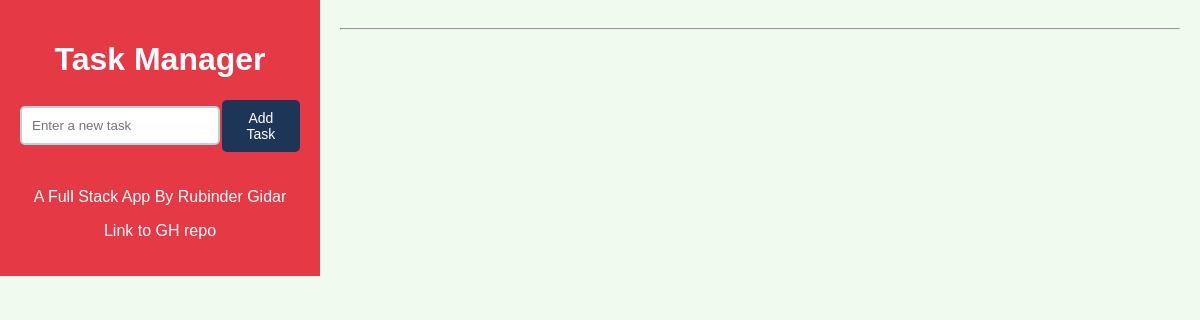
The app's page /, older data.
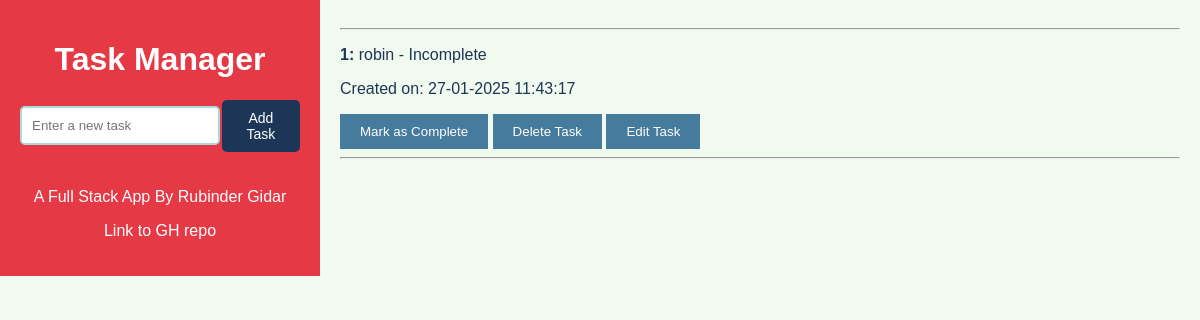
The same page, newer data.
### website/models.py (models this page shows)
class Todo(db.Model):
    id = db.Column(db.Integer, primary_key=True)
    task = db.Column(db.String(300), unique=True)
    complete = db.Column(db.Boolean, default=False)
    date_created = db.Column(db.DateTime, default=datetime.utcnow)

### website/views.py (the view)
@my_view.route("/")
def home():
    todo_list = Todo.query.all() # todo items from the database
    message = request.args.get('message', None) # message query parameter
    return render_template("index.html", todo_list=todo_list, message=message)

### website/templates/index.html (shortened to what this page needs)
{% extends 'base.html' %}
{% block content %}
<div>
    <hr>
</div>
<div>
    {% for todo in todo_list %}
    <div>
        <p id="taskText{{ todo.id }}">
            <b>{{ todo.id }}:</b> {{ todo.task }}
            - {% if todo.complete %}Complete{% else %}Incomplete{% endif %}
        </p>
        <p>Created on: {{ todo.date_created.strftime('%d-%m-%Y %H:%M:%S') }}</p>
        <form action="/update/{{ todo.id }}" method="post" style="display: inline;">
            <button type="submit">{% if todo.complete %}Mark as Incomplete{% else %}Mark as Complete{% endif %}</button>
        </form>
        <form action="/delete/{{ todo.id }}" method="post" style="display: inline;">
            <button type="submit">Delete Task</button>
        </form>
        <button id="editButton{{ todo.id }}" onclick="toggleEditForm('{{ todo.id }}')">Edit Task</button>
    </div>
    <hr>
    {% endfor %}
</div>
{% endblock %}

### website/templates/base.html (shortened to what this page needs)
<!DOCTYPE html>
<html lang="en">
<head>
    <link rel="stylesheet" href="{{ url_for('static', filename='style.css') }}">
</head>
<body>
    <div class="sidebar">
        <h1>Task Manager</h1>
        <form action="/add" method="post">
            <div class="task-input">
                <input type="text" id="task" name="task" placeholder="Enter a new task" required>
                <button type="submit">Add Task</button>
            </div>
        </form>
        <footer>
            <p>A Full Stack App By Rubinder Gidar</p>
            <p><a href="https://github.com/Rubinderx/To-do-App" target="_blank">Link to GH repo</a></p>
        </footer>
    </div>
    <div class="content">
        {% block content %}
        {% endblock %}
    </div>
</body>
</html>

### website/static/style.css (style rules this page uses)
body { font-family: Arial, sans-serif; background-color: #F1FAEE; color: #1D3557; margin: 0; padding: 0; display: flex; }
.sidebar { width: 25%; background-color: #E63946; color: white; padding: 20px; display: flex; flex-direction: column; justify-content: space-between; }
.sidebar h1 { text-align: center; }
.task-input { display: flex; justify-content: space-between; align-items: center; gap: 2px; }
.task-input input[type="text"] { padding: 10px; border: 2px solid #A8DADC; border-radius: 5px; width: 75%; box-sizing: border-box; }
.task-input button { background-color: #1D3557; color: white; border: none; padding: 10px 12px; font-size: 14px; border-radius: 5px; cursor: pointer; }
footer { text-align: center; margin-top: auto; }
footer a { color: white; text-decoration: none; }
.content { width: 75%; padding: 20px; }
button { background-color: #457B9D; color: white; border: none; padding: 10px 20px; cursor: pointer; }
form { margin-bottom: 20px; }

Row changes from the older to the newer data that the page shows:
added Todo: id "1", task "robin", complete "Incomplete", date_created "27-01-2025 11:43:17"
